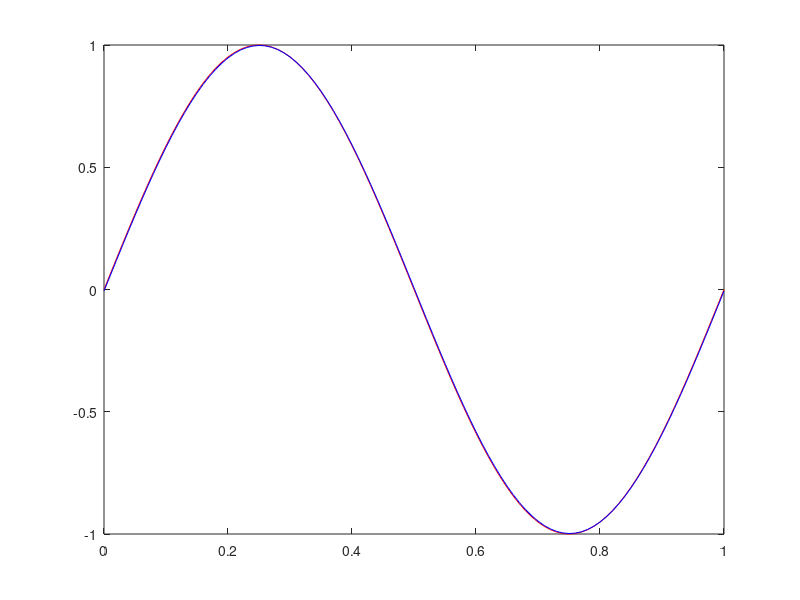

MATLAB code for this plot: (Note: this script raises an error after producing the figure.)
clear all;
close all;
clc;

f = @(x) sin(2*pi*x);

delta_t = 0.001;
delta_x = 0.01;
gama = delta_t/(delta_x*2);
x = 1;
partitions = (x/delta_x) + 1;
U = zeros(partitions,1);
for i = 1:partitions
    U(i,1) = f((i - 1)*delta_x);
end
plot(U);
Uinitial = U;
dx = 0:delta_x:1;
for time = 0:delta_t:1
    U_prime = U;
    U(1,1) = (1/2)*(U_prime(2,1) + U_prime(partitions - 1,1)) - gama*(U_prime(2,1) - U_prime(partitions - 1,1));
    
    for i = 2: partitions - 1
        U(i,1) = (1/2)*(U_prime(i+1,1) + U_prime(i - 1,1)) - gama*(U_prime(i+1) - U_prime(i - 1));
    end
    
    U(partitions,1) = U(1,1);
    plot(dx,Uinitial,'r',dx,U,'b');
    axis tight;
    suptitle(['time = ', num2str(time)]);
    pause(0.02);
end
    